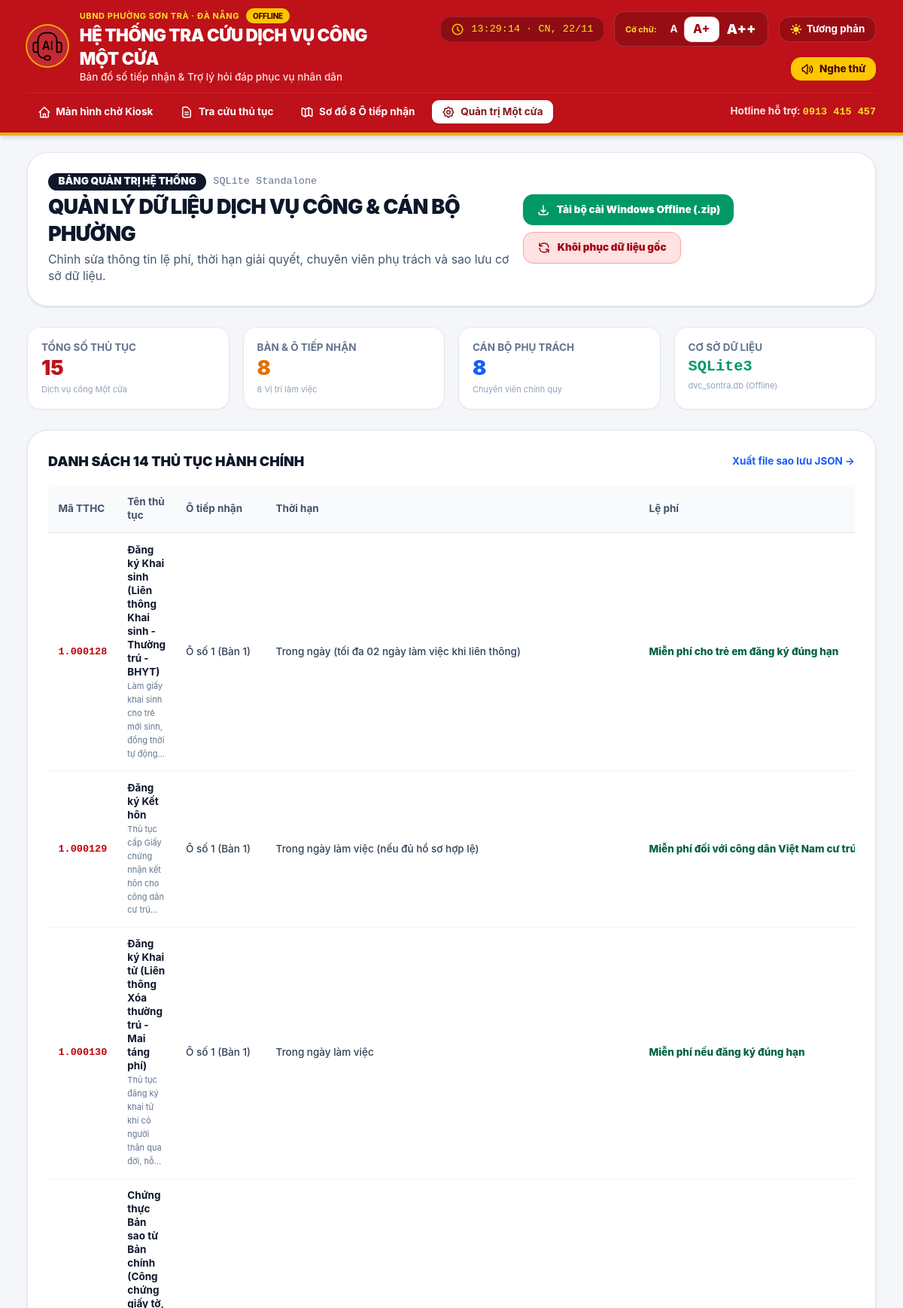
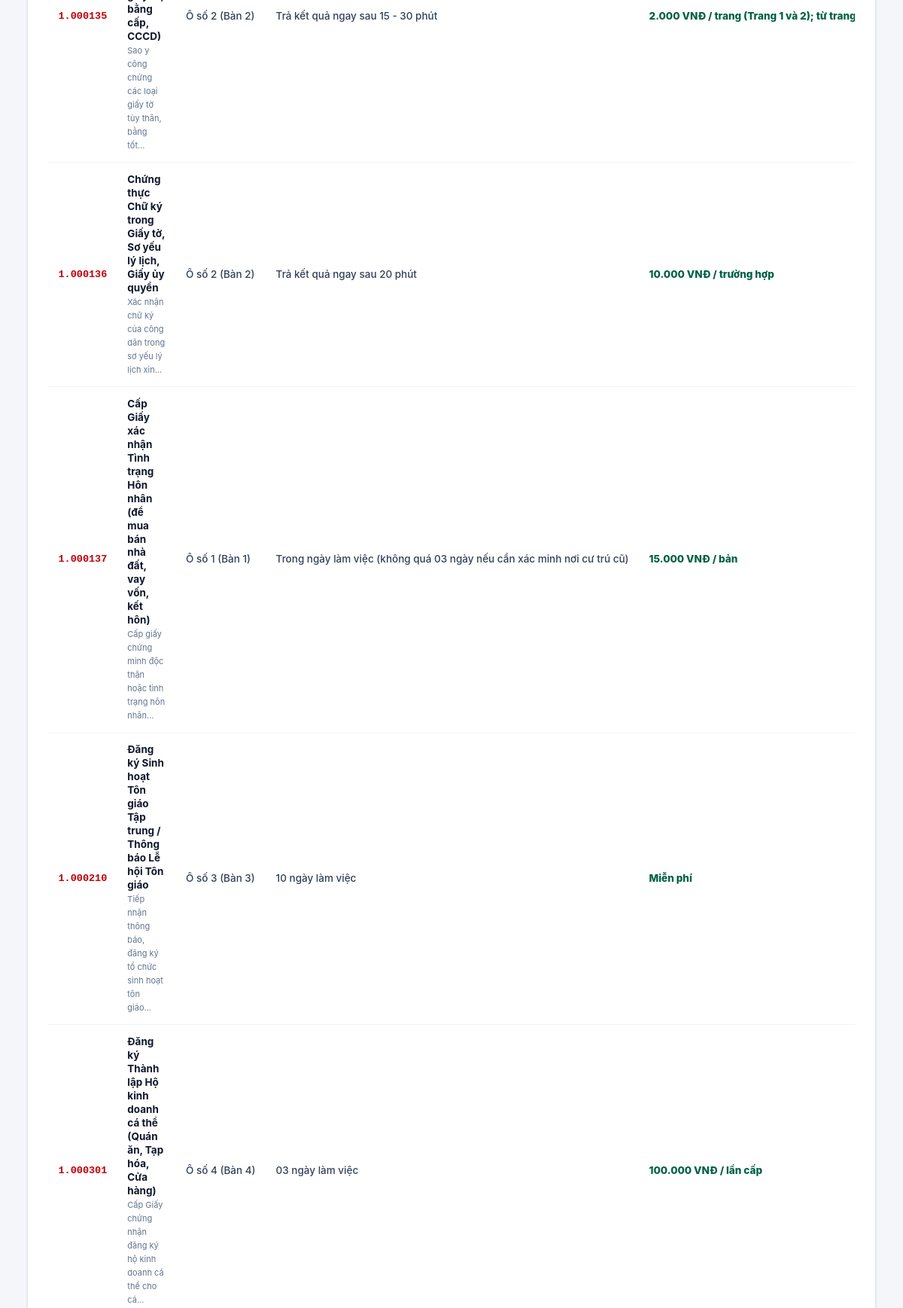
The page /admin (upper part) on the database its author committed (2 pictures, top to bottom).
### tables this page shows
CREATE TABLE wards (
        id TEXT PRIMARY KEY,
        name TEXT NOT NULL,
        district TEXT,
        city TEXT,
        address TEXT,
        hotline TEXT,
        working_hours TEXT,
        support_officer TEXT,
        description TEXT
    );

CREATE TABLE services (
        id TEXT PRIMARY KEY,
        ward_id TEXT NOT NULL,
        code TEXT NOT NULL,
        name TEXT NOT NULL,
        category TEXT NOT NULL,
        level TEXT DEFAULT 'Toàn trình',
        counter_id TEXT,
        summary TEXT,
        processing_duration TEXT,
        fee TEXT,
        required_documents_json TEXT,
        steps_json TEXT,
        audio_script TEXT,
        legal_basis_json TEXT,
        faq_json TEXT,
        search_keywords_json TEXT,
        national_portal_url TEXT,
        is_popular INTEGER DEFAULT 0,
        FOREIGN KEY (ward_id) REFERENCES wards(id) ON DELETE CASCADE
    );

CREATE TABLE counters (
        id TEXT PRIMARY KEY,
        ward_id TEXT NOT NULL,
        code TEXT NOT NULL,
        name TEXT NOT NULL,
        officer_id TEXT,
        officer_name TEXT,
        primary_field TEXT,
        description TEXT,
        position_number INTEGER DEFAULT 1,
        color_theme TEXT DEFAULT 'blue',
        is_active INTEGER DEFAULT 1,
        FOREIGN KEY (ward_id) REFERENCES wards(id) ON DELETE CASCADE
    );

### app.py (the view)
@app.route('/admin')
def admin_panel():
    counters = database.get_counters('ward-sontra')
    officers = database.get_officers('ward-sontra')
    services = database.get_services('ward-sontra')
    ward = database.get_ward('ward-sontra')
    return render_template('admin.html', counters=counters, officers=officers, services=services, ward=ward)

### app.py (called while the page is built)
@app.context_processor
def inject_global_data():
    ward = database.get_ward('ward-sontra') or {
        'id': 'ward-sontra',
        'name': 'Phường Sơn Trà',
        'district': 'Thành phố Đà Nẵng',
        'city': 'Thành phố Đà Nẵng',
        'address': 'Số 06 Nguyễn Phan Vinh, phường Sơn Trà, thành phố Đà Nẵng',
        'hotline': '0913 415 457',
        'working_hours': 'Sáng 07h30 - 11h30 | Chiều 13h30 - 17h00'
    }
    return dict(current_ward=ward)

### database.py (called while the page is built)
def get_db_connection() -> sqlite3.Connection:
    conn = sqlite3.connect(DB_FILE)
    conn.row_factory = sqlite3.Row
    conn.execute("PRAGMA foreign_keys = ON")
    return conn

def _normalize_counter(d: Dict[str, Any]) -> Dict[str, Any]:
    d['positionNumber'] = d.get('position_number')
    d['officerName'] = d.get('officer_name')
    d['officerId'] = d.get('officer_id')
    d['wardId'] = d.get('ward_id')
    d['primaryField'] = d.get('primary_field')
    d['colorTheme'] = d.get('color_theme')
    d['isActive'] = bool(d.get('is_active', 1))
    return d

def _normalize_ward(d: Dict[str, Any]) -> Dict[str, Any]:
    d['workingHours'] = d.get('working_hours')
    d['supportOfficer'] = d.get('support_officer')
    return d

def _normalize_officer(d: Dict[str, Any]) -> Dict[str, Any]:
    d['counterId'] = d.get('counter_id')
    d['phoneNumber'] = d.get('phone_number')
    d['avatarUrl'] = d.get('avatar_url')
    d['fields'] = json.loads(d.get('fields_json') or '[]')
    d['primaryDuties'] = json.loads(d.get('primary_duties_json') or '[]')
    d['concurrentRoles'] = json.loads(d.get('concurrent_roles_json') or '[]')
    return d

def _normalize_service(d: Dict[str, Any]) -> Dict[str, Any]:
    d['counterId'] = d.get('counter_id')
    d['wardId'] = d.get('ward_id')
    d['processingDuration'] = d.get('processing_duration')
    d['audioScript'] = d.get('audio_script')
    d['nationalPortalUrl'] = d.get('national_portal_url')
    d['isPopular'] = bool(d.get('is_popular', 0))
    d['requiredDocuments'] = json.loads(d.get('required_documents_json') or '[]')
    d['steps'] = json.loads(d.get('steps_json') or '[]')
    d['legalBasis'] = json.loads(d.get('legal_basis_json') or '[]')
    d['faq'] = json.loads(d.get('faq_json') or '[]')
    d['searchKeywords'] = json.loads(d.get('search_keywords_json') or '[]')
    return d

### templates/admin.html (shortened to what this page needs)
{% extends "base.html" %}
{% block content %}
<div class="space-y-6">
  <div class="bg-white rounded-3xl p-6 border border-slate-200 shadow-sm flex flex-col md:flex-row items-start md:items-center justify-between gap-4">
    <div>
      <div class="flex items-center gap-2 mb-1">
        <span class="text-xs font-black text-white bg-slate-900 px-3 py-0.5 rounded-full uppercase">
          Bảng Quản Trị Hệ Thống
        </span>
        <span class="text-xs text-slate-500 font-mono">SQLite Standalone</span>
      </div>
      <h2 class="text-xl sm:text-2xl font-black text-slate-900 tracking-tight">
        QUẢN LÝ DỮ LIỆU DỊCH VỤ CÔNG & CÁN BỘ PHƯỜNG
      </h2>
      <p class="text-xs sm:text-sm text-slate-600 mt-1">
        Chỉnh sửa thông tin lệ phí, thời hạn giải quyết, chuyên viên phụ trách và sao lưu cơ sở dữ liệu.
      </p>
    </div>
    <div class="flex flex-wrap items-center gap-2">
      <a href="/public/assets/dvc_sontra_offline_flask.zip" download="dvc_sontra_offline_flask.zip" class="px-4 py-2.5 bg-emerald-600 hover:bg-emerald-700 text-white font-black text-xs rounded-xl shadow-xs flex items-center gap-2 transition-colors">
        <svg class="w-4 h-4" fill="none" stroke="currentColor" viewBox="0 0 24 24"><path stroke-linecap="round" stroke-linejoin="round" stroke-width="2" d="M4 16v1a3 3 0 003 3h10a3 3 0 003-3v-1m-4-4l-4 4m0 0l-4-4m4 4V4"></path></svg>
        <span>Tải bộ cài Windows Offline (.zip)</span>
      </a>
      <button id="btn-reset-db" class="px-4 py-2.5 bg-red-100 hover:bg-red-200 text-red-800 font-black text-xs rounded-xl border border-red-300 shadow-xs flex items-center gap-2 transition-colors cursor-pointer">
        <svg class="w-4 h-4" fill="none" stroke="currentColor" viewBox="0 0 24 24"><path stroke-linecap="round" stroke-linejoin="round" stroke-width="2" d="M4 4v5h.582m15.356 2A8.001 8.001 0 004.582 9m0 0H9m11 11v-5h-.581m0 0a8.003 8.003 0 01-15.357-2m15.357 2H15"></path></svg>
        <span>Khôi phục dữ liệu gốc</span>
      </button>
    </div>
  </div>
  <div class="grid grid-cols-2 sm:grid-cols-4 gap-4">
    <div class="p-4 rounded-2xl bg-white border border-slate-200 shadow-xs">
      <span class="text-xs font-bold text-slate-500 uppercase block">Tổng số thủ tục</span>
      <span class="text-2xl font-black text-[#be111a]">{{ services|length }}</span>
      <span class="text-[11px] text-slate-400 block mt-0.5">Dịch vụ công Một cửa</span>
    </div>
    <div class="p-4 rounded-2xl bg-white border border-slate-200 shadow-xs">
      <span class="text-xs font-bold text-slate-500 uppercase block">Bàn & Ô tiếp nhận</span>
      <span class="text-2xl font-black text-amber-600">{{ counters|length }}</span>
      <span class="text-[11px] text-slate-400 block mt-0.5">8 Vị trí làm việc</span>
    </div>
    <div class="p-4 rounded-2xl bg-white border border-slate-200 shadow-xs">
      <span class="text-xs font-bold text-slate-500 uppercase block">Cán bộ phụ trách</span>
      <span class="text-2xl font-black text-blue-600">{{ officers|length }}</span>
      <span class="text-[11px] text-slate-400 block mt-0.5">Chuyên viên chính quy</span>
    </div>
    <div class="p-4 rounded-2xl bg-white border border-slate-200 shadow-xs">
      <span class="text-xs font-bold text-slate-500 uppercase block">Cơ sở dữ liệu</span>
      <span class="text-lg font-black text-emerald-600 font-mono">SQLite3</span>
      <span class="text-[11px] text-slate-400 block mt-0.5">dvc_sontra.db (Offline)</span>
    </div>
  </div>
  <div class="bg-white rounded-3xl p-6 border border-slate-200 shadow-sm space-y-4">
    <div class="flex items-center justify-between">
      <h3 class="text-base font-black text-slate-900 uppercase">Danh sách 14 Thủ tục hành chính</h3>
      <a href="/api/backup" target="_blank" class="text-xs font-bold text-blue-600 hover:underline">
        Xuất file sao lưu JSON →
      </a>
    </div>
    <div class="overflow-x-auto">
      <table class="w-full text-left text-xs border-collapse">
        <thead>
          <tr class="border-b border-slate-200 bg-slate-50 text-slate-600 font-black">
            <th class="p-3">Mã TTHC</th>
            <th class="p-3">Tên thủ tục</th>
            <th class="p-3">Ô tiếp nhận</th>
            <th class="p-3">Thời hạn</th>
            <th class="p-3">Lệ phí</th>
          </tr>
        </thead>
        <tbody class="divide-y divide-slate-100">
          {% for s in services %}
          <tr class="hover:bg-slate-50/80 transition-colors">
            <td class="p-3 font-mono font-bold text-red-700">{{ s.code }}</td>
            <td class="p-3">
              <span class="font-bold text-slate-900 block">{{ s.name }}</span>
              <span class="text-[11px] text-slate-500">{{ s.summary|truncate(60) }}</span>
            </td>
            <td class="p-3 font-medium text-slate-700 whitespace-nowrap">
              {% for c in counters if c.id == s.counterId %}
                {{ c.code }} (Bàn {{ c.positionNumber }})
              {% endfor %}
            </td>
            <td class="p-3 font-medium text-slate-700 whitespace-nowrap">{{ s.processingDuration }}</td>
            <td class="p-3 font-extrabold text-emerald-800 whitespace-nowrap">{{ s.fee }}</td>
          </tr>
          {% endfor %}
        </tbody>
      </table>
    </div>
  </div>
</div>
{% endblock %}

### templates/base.html (shortened to what this page needs)
<!DOCTYPE html>
<html lang="vi" class="text-scale-large">
<head>
  <link rel="stylesheet" href="{{ url_for('static', filename='css/tailwind.offline.css') }}">
</head>
<body class="min-h-screen flex flex-col bg-[#f4f6f9] text-slate-800 antialiased selection:bg-red-200 selection:text-red-900">
  {% block page_chrome %}
  <header class="no-print bg-[#be111a] text-white shadow-md border-b-4 border-[#eab308] sticky top-0 z-40">
    <div class="max-w-7xl mx-auto px-4 sm:px-6 lg:px-8 py-2.5">
      <div class="flex flex-col md:flex-row items-center justify-between gap-3">
        <a href="/" class="flex items-center gap-3.5 group">
          <div class="w-12 h-12 rounded-full bg-white/10 ring-2 ring-yellow-400/80 flex items-center justify-center p-1.5 shrink-0 overflow-hidden shadow-inner">
            <img src="{{ url_for('static', filename='assets/wcaicon_2763340a.png') }}" alt="Biểu trưng" class="w-full h-full object-contain">
          </div>
          <div>
            <div class="flex items-center gap-2">
              <span class="text-[11px] font-bold uppercase tracking-wider text-yellow-300">UBND PHƯỜNG SƠN TRÀ · ĐÀ NẴNG</span>
              <span class="text-[10px] bg-yellow-400 text-red-950 px-2 py-0.5 rounded-full font-extrabold uppercase tracking-tight shadow-xs">Offline</span>
            </div>
            <h1 class="text-lg sm:text-xl font-black tracking-tight text-white group-hover:text-yellow-200 transition-colors">
              HỆ THỐNG TRA CỨU DỊCH VỤ CÔNG MỘT CỬA
            </h1>
            <p class="text-xs text-red-100 font-medium">Bản đồ số tiếp nhận &amp; Trợ lý hỏi đáp phục vụ nhân dân</p>
          </div>
        </a>
        <div class="flex flex-wrap items-center justify-end gap-2 sm:gap-3">
          <div class="hidden lg:flex items-center gap-2 px-3 py-1.5 bg-black/25 rounded-xl border border-white/10 text-xs font-mono text-yellow-300">
            <svg class="w-4 h-4 text-yellow-400" fill="none" stroke="currentColor" viewBox="0 0 24 24"><path stroke-linecap="round" stroke-linejoin="round" stroke-width="2" d="M12 8v4l3 3m6-3a9 9 0 11-18 0 9 9 0 0118 0z"></path></svg>
            <span id="kiosk-live-clock">--:--:--</span>
          </div>
          <div class="flex items-center bg-black/20 rounded-xl p-1 border border-white/15">
            <span class="text-[11px] font-bold px-2 text-yellow-300">Cỡ chữ:</span>
            <button data-scale="normal" title="Cỡ chữ vừa" class="px-2 py-1 text-xs font-bold rounded-lg hover:bg-white/20 transition-all cursor-pointer">A</button>
            <button data-scale="large" title="Cỡ chữ lớn" class="px-2.5 py-1 text-sm font-extrabold rounded-lg bg-white text-red-800 shadow-xs cursor-pointer">A+</button>
            <button data-scale="xlarge" title="Cỡ chữ rất lớn" class="px-2.5 py-1 text-base font-black rounded-lg hover:bg-white/20 transition-all cursor-pointer">A++</button>
          </div>
          <button id="btn-toggle-contrast" title="Chế độ màu tương phản cao" class="flex items-center gap-1 px-3 py-1.5 bg-black/20 hover:bg-black/30 rounded-xl border border-white/15 text-xs font-bold text-white transition-all cursor-pointer">
            <span class="hidden sm:inline">Tương phản</span>
          </button>
          <button id="btn-test-audio" title="Thử loa phát thanh giọng nói chuẩn" class="flex items-center gap-1.5 px-3 py-1.5 bg-yellow-400 hover:bg-yellow-300 text-red-950 font-extrabold rounded-xl text-xs shadow-xs transition-all cursor-pointer">
            <span>Nghe thử</span>
          </button>
        </div>
      </div>
      <nav class="mt-2.5 pt-2 border-t border-red-500/40 flex flex-wrap items-center justify-between gap-2 text-xs font-bold">
        <div class="flex items-center gap-1 sm:gap-2">
          <a href="/" class="px-3 py-1.5 rounded-lg {% if request.path == '/' %}bg-white text-red-900 shadow-xs{% else %}text-white hover:bg-white/10{% endif %} transition-colors flex items-center gap-1.5">
            <svg class="w-4 h-4" fill="none" stroke="currentColor" viewBox="0 0 24 24"><path stroke-linecap="round" stroke-linejoin="round" stroke-width="2" d="M3 12l2-2m0 0l7-7 7 7M5 10v10a1 1 0 001 1h3m10-11l2 2m-2-2v10a1 1 0 01-1 1h-3m-6 0a1 1 0 001-1v-4a1 1 0 011-1h2a1 1 0 011 1v4a1 1 0 001 1m-6 0h6"></path></svg>
            Màn hình chờ Kiosk
          </a>
          <a href="/citizen" class="px-3 py-1.5 rounded-lg {% if request.path.startswith('/citizen') %}bg-white text-red-900 shadow-xs{% else %}text-white hover:bg-white/10{% endif %} transition-colors flex items-center gap-1.5">
            <svg class="w-4 h-4" fill="none" stroke="currentColor" viewBox="0 0 24 24"><path stroke-linecap="round" stroke-linejoin="round" stroke-width="2" d="M9 12h6m-6 4h6m2 5H7a2 2 0 01-2-2V5a2 2 0 012-2h5.586a1 1 0 01.707.293l5.414 5.414a1 1 0 01.293.707V19a2 2 0 01-2 2z"></path></svg>
            Tra cứu thủ tục
          </a>
          <a href="/mindmap" class="px-3 py-1.5 rounded-lg {% if request.path == '/mindmap' %}bg-white text-red-900 shadow-xs{% else %}text-white hover:bg-white/10{% endif %} transition-colors flex items-center gap-1.5">
            Sơ đồ 8 Ô tiếp nhận
          </a>
          <a href="/admin" class="px-3 py-1.5 rounded-lg {% if request.path.startswith('/admin') %}bg-white text-red-900 shadow-xs{% else %}text-white hover:bg-white/10{% endif %} transition-colors flex items-center gap-1.5">
            Quản trị Một cửa
          </a>
        </div>
        <div class="hidden sm:flex items-center gap-3 text-red-100">
          <span>Hotline hỗ trợ: <strong class="text-yellow-300 font-mono">{{ current_ward.hotline }}</strong></span>
        </div>
      </nav>
    </div>
  </header>
  <main class="flex-1 w-full max-w-7xl mx-auto px-4 sm:px-6 lg:px-8 py-5">
    {% block content %}{% endblock %}
  </main>
  {% endblock %}
</body>
</html>

### templates/base.html (style rules this page uses)
body { font-family: -apple-system, BlinkMacSystemFont, "Segoe UI", Roboto, "Helvetica Neue", Arial, sans-serif; background-color: #f4f6f9; color: #1e293b; touch-action: manipulation; -webkit-tap-highlight-color: transparent; }
html.text-scale-large { font-size: 18px; }

### rows shown on the page
wards: hotline "0913 415 457"
services: code "1.000128", name "Đăng ký Khai sinh (Liên thông Khai sinh - Thường trú - BHYT)", summary "Làm giấy khai sinh cho trẻ mới sinh, đồng thời tự động...", processingDuration "Trong ngày (tối đa 02 ngày làm việc khi liên thông)", fee "Miễn phí cho trẻ em đăng ký đúng hạn"
counters: code "Ô số 1", positionNumber "1"
services: code "1.000129", name "Đăng ký Kết hôn", summary "Thủ tục cấp Giấy chứng nhận kết hôn cho công dân cư trú...", processingDuration "Trong ngày làm việc (nếu đủ hồ sơ hợp lệ)", fee "Miễn phí đối với công dân Việt Nam cư…"
services: code "1.000130", name "Đăng ký Khai tử (Liên thông Xóa thường trú - Mai táng phí)", summary "Thủ tục đăng ký khai tử khi có người thân qua đời, hỗ...", processingDuration "Trong ngày làm việc", fee "Miễn phí nếu đăng ký đúng hạn"
services: code "1.000135", name "Chứng thực Bản sao từ Bản chính (Công chứng giấy tờ, bằng cấp, CCCD)", summary "Sao y công chứng các loại giấy tờ tùy thân, bằng tốt...", processingDuration "Trả kết quả ngay sau 15 - 30 phút", fee "2.000 VNĐ / trang (Trang 1 và 2); từ…"
counters: code "Ô số 2", positionNumber "2"
services: code "1.000136", name "Chứng thực Chữ ký trong Giấy tờ, Sơ yếu lý lịch, Giấy ủy quyền", summary "Xác nhận chữ ký của công dân trong sơ yếu lý lịch xin...", processingDuration "Trả kết quả ngay sau 20 phút", fee "10.000 VNĐ / trường hợp"
services: code "1.000137", name "Cấp Giấy xác nhận Tình trạng Hôn nhân (để mua bán nhà đất, vay vốn, kết hôn)", summary "Cấp giấy chứng minh độc thân hoặc tình trạng hôn nhân...", processingDuration "Trong ngày làm việc (không quá 03 ngày nếu cần xác minh nơi cư trú cũ)", fee "15.000 VNĐ / bản"
services: code "1.000210", name "Đăng ký Sinh hoạt Tôn giáo Tập trung / Thông báo Lễ hội Tôn giáo", summary "Tiếp nhận thông báo, đăng ký tổ chức sinh hoạt tôn giáo...", processingDuration "10 ngày làm việc", fee "Miễn phí"
counters: code "Ô số 3", positionNumber "3"
services: code "1.000301", name "Đăng ký Thành lập Hộ kinh doanh cá thể (Quán ăn, Tạp hóa, Cửa hàng)", summary "Cấp Giấy chứng nhận đăng ký hộ kinh doanh cá thể cho cá...", processingDuration "03 ngày làm việc", fee "100.000 VNĐ / lần cấp"
counters: code "Ô số 4", positionNumber "4"

### other values the page prints
{{ services|length }} "15"
{{ counters|length }} "8"
{{ officers|length }} "8"
